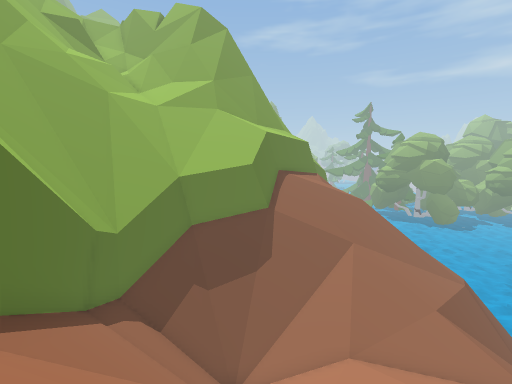
view 1 (above)

21 first-person views from a walk through a scene from a Unity 3-D project. The camera is 1.3 m above the floor, tilts 6° down and sees 85° across. The floor is counted in squares, 1 m on a side. Each view is taken from the middle of a square. On the plan, view 1 faces up. The plan holds only what a view shows up to about 13 squares ahead; the rest is blank. The place goes on beyond the plan. The player character is not drawn. Some animated figures are left out.

view 2
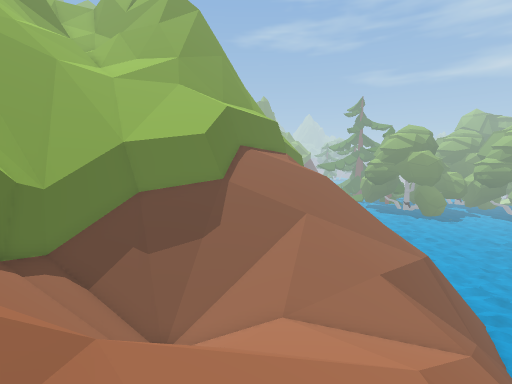

view 3
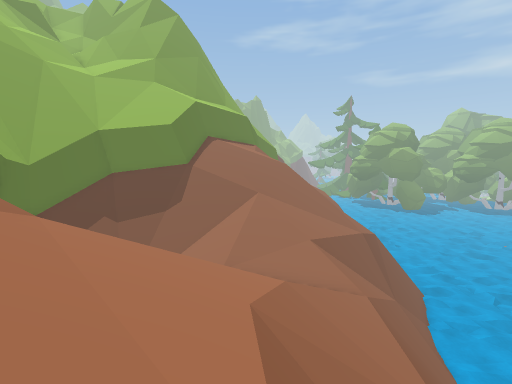

view 4
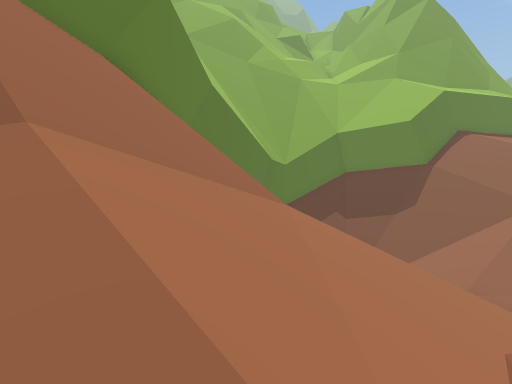

view 5
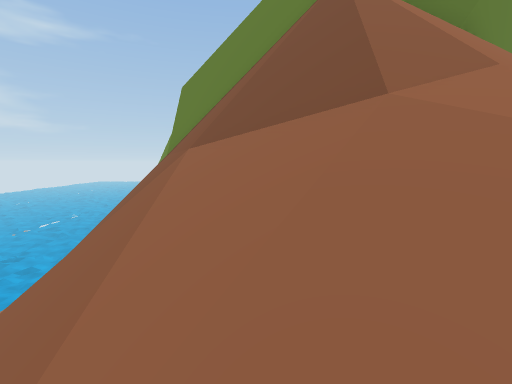

view 6
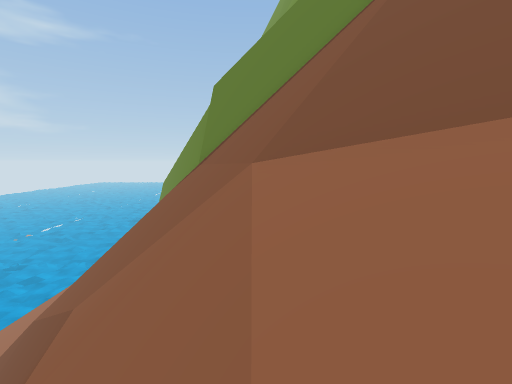

view 7
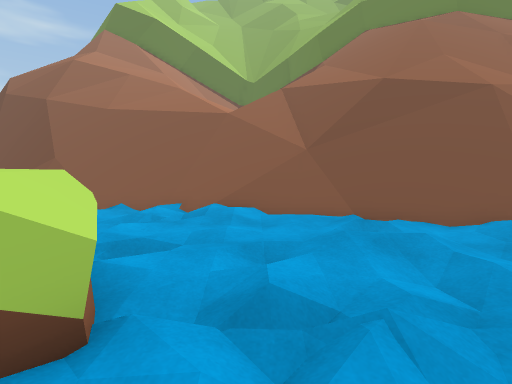

view 8
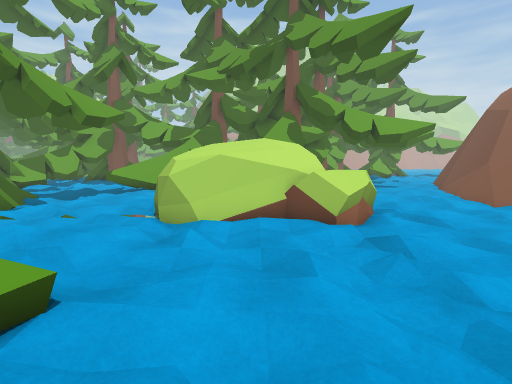

view 9
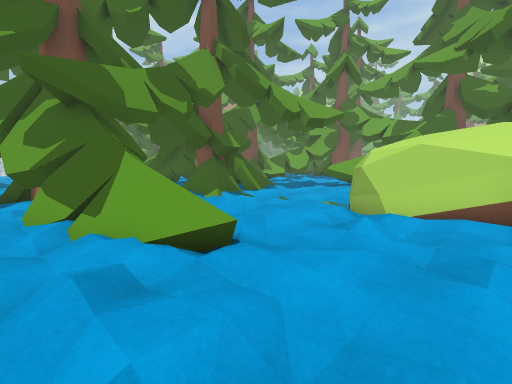

view 10
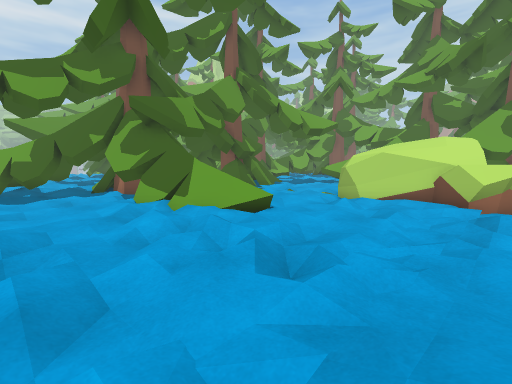

view 11
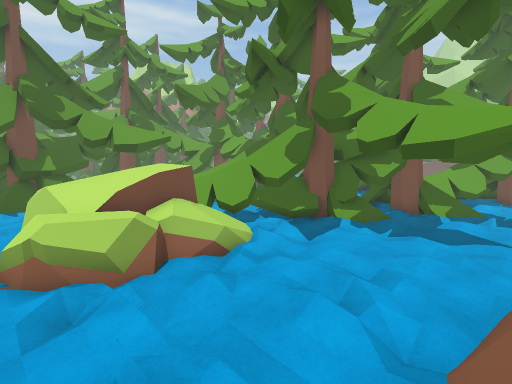

view 12
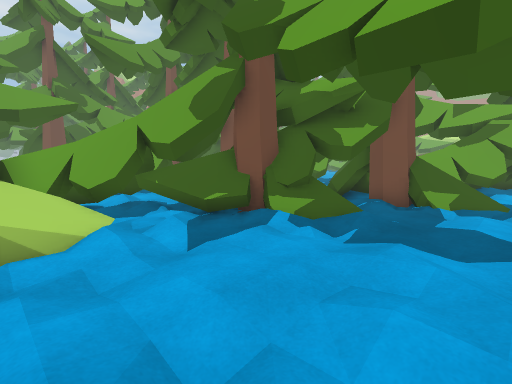

view 13
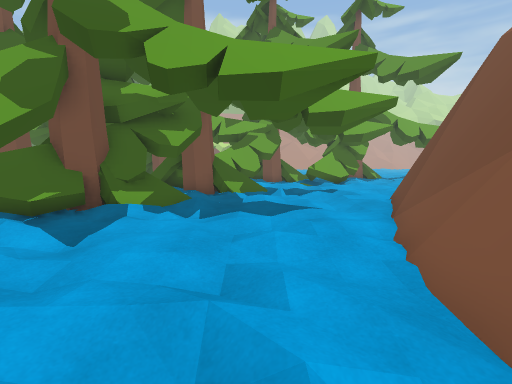

view 14
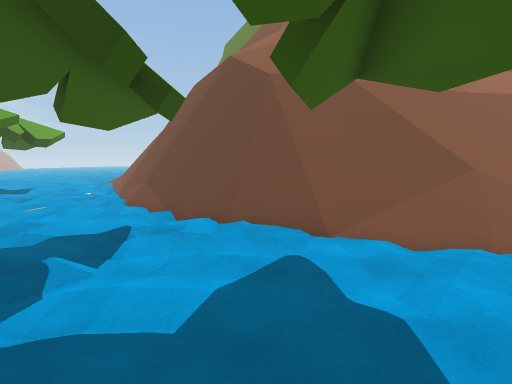

view 15
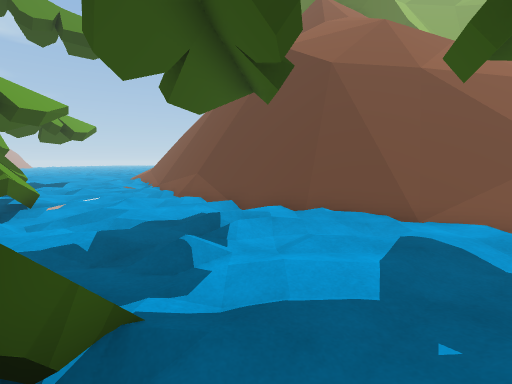

view 16
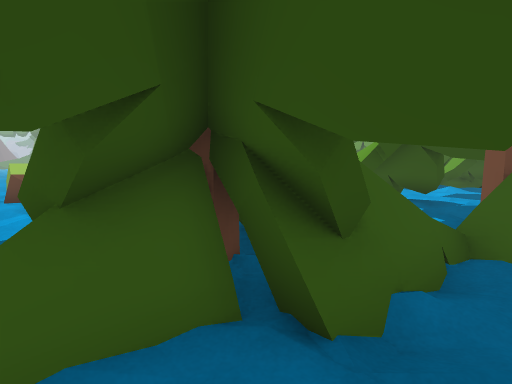

view 17
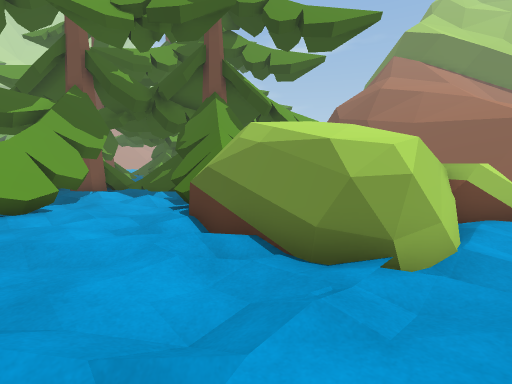

view 18
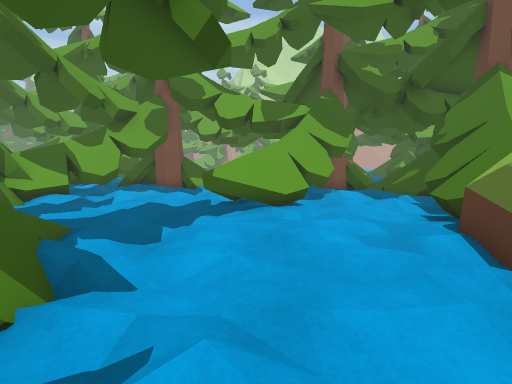

view 19
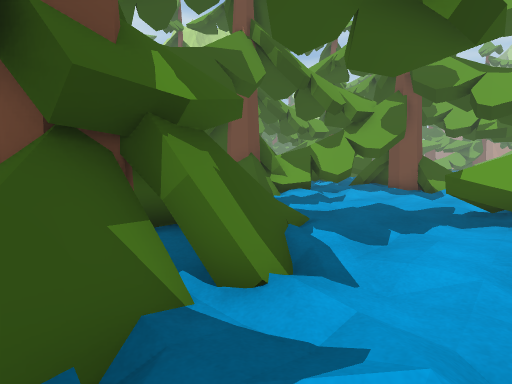

view 20
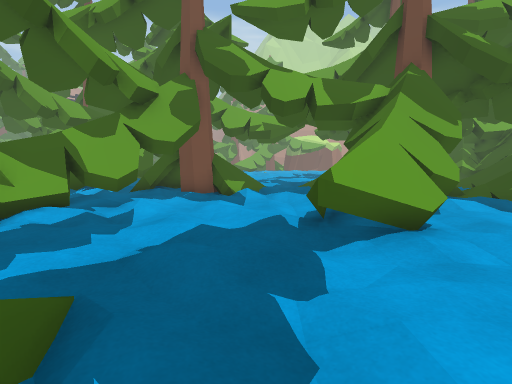

view 21
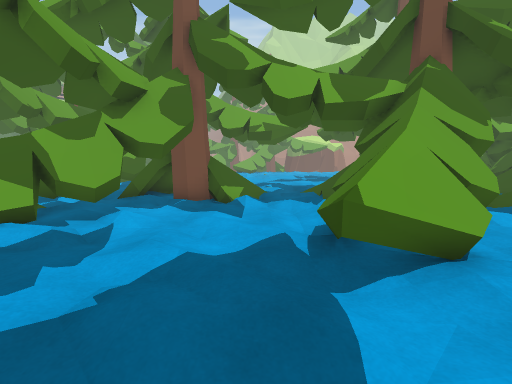

### Floor plan
Key: @ floor where view 1 was taken; # wall or solid block; x gap in a wall; . main floor; : floor 0.25 m higher than the main floor; + floor 1.25 m higher than the main floor; * floor 1.75 m higher than the main floor; % floor 2 m higher than the main floor; & floor 2.25 m higher than the main floor; $ floor 2.5 m higher than the main floor; / step, stairs or slope; = window, fence, low wall or low ledge; ^ raised ledge; v drop or lower ground; O other object.
Columns run from 8 left of view 1 to 34 right of it. Each row starts with its distance up from view 1.
 16               /////     / /:///.....
 15           // ///////v    ......../...:##^
 14           // ///////v#  :/.::....:...###^
 13         ##/////////v##/ ..////:/::..####^
 12        ## ////////v##=./..././:/==######
 11       ##vvv//////v=##...:....=/==x###
 10      ^^ ^^=////====#=.//./...//  /#
  9     ^#^^=#/////////=.....//.../.  ##
  8     #====//////////=...////./..//
  7     #///////////////:....=/...:./. #:/
  6     #==  /////////////./=====#///./=##
  5     #^=   //////vv//...:=+*%%##..//=##
  4     ^^/  ///////v##.../.=/ &%%#/...####
  3      #/  ///////v##///./=//$&%#:....##
  2      #/ ////////v#=.:/.///# v=#/....==
  1      ^# ////////v#=./...///xv/:.:..../
  0       #=@//////vv#=:/.../:=##=/:..../..
 -1        //////v/v##./..../####/./.==/....=##
 -2        //////vv #=../....####/..===./...=#
 -3        vv=////v##...../:###=/.:###=..../##
 -4      ^===/////v##./...//####./####....###^
 -5      ^^=////vv##.:/.../## ##:/####..:.###
 -6    ^##=#///vv##=://./...#  #=.#=#//.:####
 -7  ##/ #=///vv###/.//O.///#   ###  ////#  #/.
 -8 ##     vv v###.:..../####       #../O# #=//
 -9       vv  ##=...:///#=          =:/==# #=/

Where each view was taken, in squares from view 1:
view 1: 0 up, 0 right, facing up
view 2: 0 up, 2 right, facing up
view 3: 2 down, 4 right, facing up
view 4: 2 down, 4 right, facing up-left
view 5: 4 down, 4 right, facing left
view 6: 5 down, 3 right, facing left
view 7: 8 up, 19 right, facing left
view 8: 13 up, 19 right, facing down
view 9: 13 up, 18 right, facing down-right
view 10: 16 up, 16 right, facing down-right
view 11: 7 up, 10 right, facing down-right
view 12: 2 up, 11 right, facing down-right
view 13: 4 up, 12 right, facing down
view 14: 4 down, 15 right, facing left
view 15: 6 down, 15 right, facing left
view 16: 7 down, 15 right, facing up-right
view 17: 7 up, 25 right, facing down-left
view 18: 6 up, 25 right, facing down
view 19: 6 up, 25 right, facing down-right
view 20: 3 up, 27 right, facing down
view 21: 2 up, 27 right, facing down
